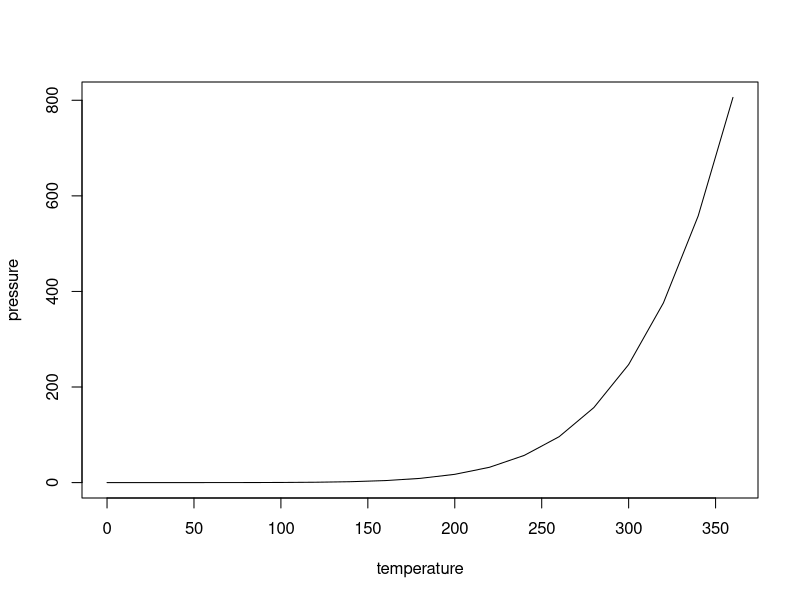

The R script that drew this image:
## ---- chunk 1
knitr::opts_chunk$set(echo = TRUE)
## ---- chunk 2
plot(pressure, type = "l")
